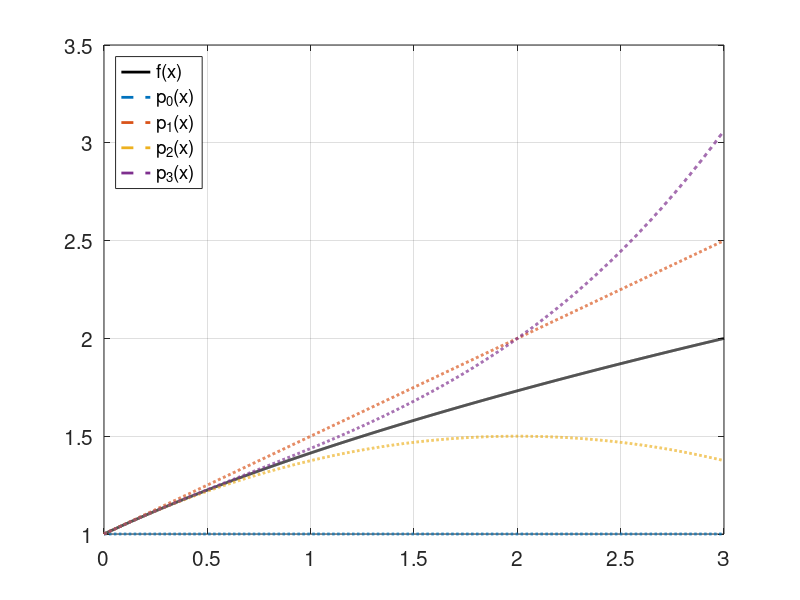

This chart was generated by the following MATLAB code:
% Skriptet plotter funksjonen f(x) sammen med 
% Taylor-polynomer av grad 0, 1, 2 og 3 omkring x = 0.

% x-verdier for plot:
x = 0:1e-3:3;

% Funksjonen og Taylor-polynomene:
f = @(x) sqrt(x+1);
p0= @(x) 1*x.^0;
p1= @(x) p0(x) + (1/2)*x;
p2= @(x) p1(x) -(1/8)*x.^2;
p3= @(x) p2(x) + (3/48)*x.^3;

% Plotter funksjonen og Taylor-polynomene:
plot(x,f(x),'k-','linewidth',2)
hold on
plot(x,p0(x),'--','linewidth',2)
plot(x,p1(x),'--','linewidth',2)
plot(x,p2(x),'--','linewidth',2)
plot(x,p3(x),'--','linewidth',2)
hold off
grid on

% Formatering av plottet: 
set(gca,'fontsize',15)
legend('f(x)','p_0(x)','p_1(x)','p_2(x)','p_3(x)',...    
    'location','northwest')
